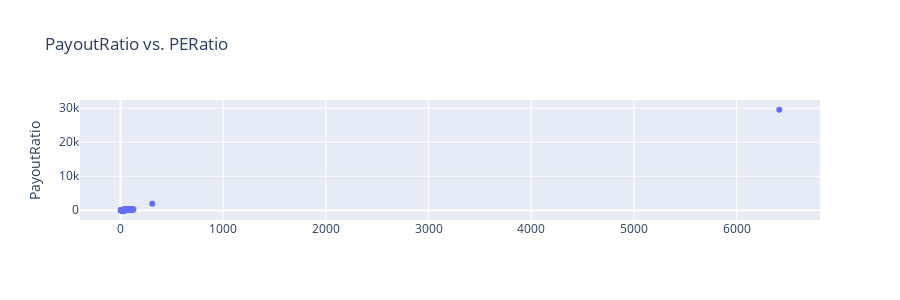
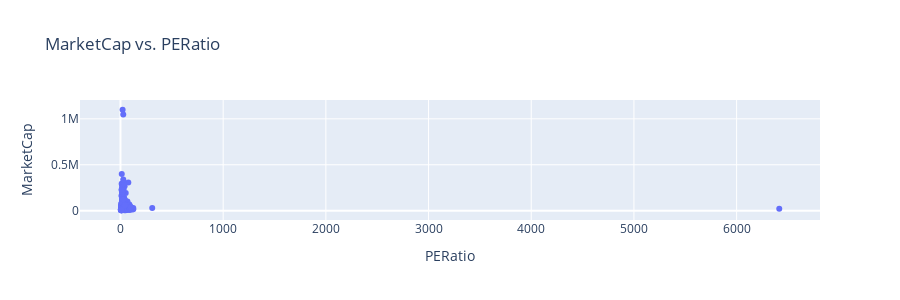

Source (notebook cell) for these figures, in order:
### Code cell
plotly.offline.iplot({
    "data": [go.Scatter(x=fullData.PERatio, y=fullData.PayoutRatio, mode='markers')],
    "layout": go.Layout(yaxis_title="PayoutRatio", title="PayoutRatio vs. PERatio", height=300)
})
px.scatter(fullData,x='PERatio',y='MarketCap',title='MarketCap vs. PERatio',height=300)

### Figure 1 — Plotly figure (JSON) as saved in the notebook; plotly's stock layout.template omitted (floating-point values rounded to 4 significant figures; data arrays with more than 128 entries replaced by an {"elided": "..."} marker saying what was removed)
{"data": [{"mode": "markers", "type": "scatter", "x": {"elided": "373 float values"}, "y": {"elided": "373 float values"}}], "layout": {"height": 300, "title": {"text": "PayoutRatio vs. PERatio"}, "yaxis": {"title": {"text": "PayoutRatio"}}}}

### Figure 2 — Plotly figure (JSON) as saved in the notebook; plotly's stock layout.template omitted (floating-point values rounded to 4 significant figures; data arrays with more than 128 entries replaced by an {"elided": "..."} marker saying what was removed)
{"data": [{"hoverlabel": {"namelength": 0}, "hovertemplate": "PERatio=%{x}<br>MarketCap=%{y}", "legendgroup": "", "marker": {"color": "#636efa", "symbol": "circle"}, "mode": "markers", "name": "", "showlegend": false, "type": "scatter", "x": {"elided": "373 float values"}, "xaxis": "x", "y": {"elided": "373 int values"}, "yaxis": "y"}], "layout": {"height": 300, "legend": {"tracegroupgap": 0}, "title": {"text": "MarketCap vs. PERatio"}, "xaxis": {"anchor": "y", "domain": [0, 1], "title": {"text": "PERatio"}}, "yaxis": {"anchor": "x", "domain": [0, 1], "title": {"text": "MarketCap"}}}}
